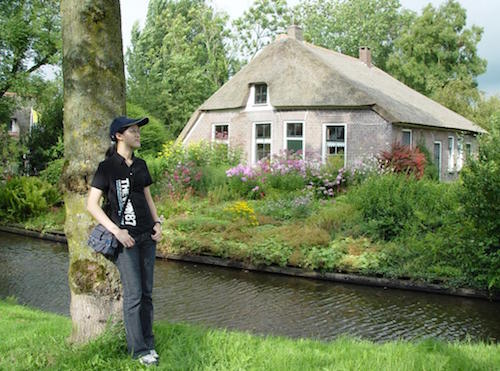
%> input picture GrabCut/outdoor_small.jpg, 500 x 371 px
$ octave --eval "gc_example;"   (GNU Octave 9; MATLAB toolbox functions it lacks are replaced by stand-ins)
%> lines starting %> are read from the running program, lines starting %| are printed output that depends on the picture
function gc_example()
% An example of how to segment a color image according to pixel colors.
% Fisrt stage identifies k distinct clusters in the color space of the
% image. Then the image is segmented according to these regions; each pixel
% is assigned to its cluster and the GraphCut poses smoothness constraint
% on this labeling.

close all

% read an image
im = im2double(imread('outdoor_small.jpg'));

sz = size(im);
%> sz = [371 500 3]

% try to segment the image into k different regions
k = 4;

% color space distance
distance = 'sqEuclidean';

% cluster the image colors into k regions
data = ToVector(im);
[idx, c] = kmeans(data, k, 'distance', distance,'maxiter',200);
%> c = [0.584 0.648 0.449; 0.832 0.84 0.793; 0.393 0.458 0.287; 0.178 0.224 0.127]

% calculate the data cost per cluster center
Dc = zeros([sz(1:2) k],'single');
for ci=1:k
    % use covariance matrix per cluster
    icv = inv(cov(data(idx==ci,:)));
    dif = data - repmat(c(ci,:), [size(data,1) 1]);
    % data cost is minus log likelihood of the pixel to belong to each
    % cluster according to its RGB value
    Dc(:,:,ci) = reshape(sum((dif*icv).*dif./2,2),sz(1:2));
end
%> this loop made 4 passes
%> icv on passes 1, 3, 4: [471.9 -218.1 -172.5; -218.1 290 73.59; -172.5 73.59 166.4], [526.6 -262.4 -183.9; -262.4 318.5 84.39; -183.9 84.39 233], [903.4 -507.9 -347.1; -507.9 433 99.81; -347.1 99.81 446.1]
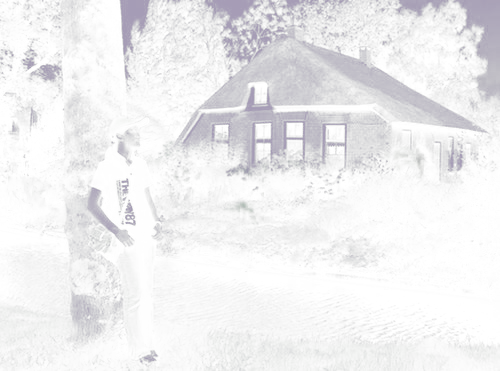
%> Dc: size 371x500x4 single; mean R, G, B, A 9.7, 17.6, 10, 17.5; transparent parts drawn white

% cut the graph

% smoothness term:
% constant part
Sc = ones(k) - eye(k);
% spatialy varying part
% [Hc Vc] = gradient(imfilter(rgb2gray(im),fspecial('gauss',[3 3]),'symmetric'));
[Hc Vc] = SpatialCues(im);

gch = GraphCut('open', Dc, 10*Sc, exp(-Vc*5), exp(-Hc*5));
% [11 lines not run here, left out]
function v = ToVector(im)
% takes MxNx3 picture and returns (MN)x3 vector
sz = size(im);
v = reshape(im, [prod(sz(1:2)) 3]);

%-----------------------------------------------%
function ih = PlotLabels(L)

L = single(L);

bL = imdilate( abs( imfilter(L, fspecial('log'), 'symmetric') ) > 0.1, strel('disk', 1));
LL = zeros(size(L),class(L));
LL(bL) = L(bL);
Am = zeros(size(L));
Am(bL) = .5;
ih = imagesc(LL);
set(ih, 'AlphaData', Am);
colorbar;
colormap 'jet';

%-----------------------------------------------%
function [hC vC] = SpatialCues(im)
g = fspecial('gauss', [13 13], sqrt(13));
dy = fspecial('sobel');
vf = conv2(g, dy, 'valid');
sz = size(im);

vC = zeros(sz(1:2));
hC = vC;

for b=1:size(im,3)
    vC = max(vC, abs(imfilter(im(:,:,b), vf, 'symmetric')));
    hC = max(hC, abs(imfilter(im(:,:,b), vf', 'symmetric')));
end
%> this loop made 3 passes
%> pass 1, in SpatialCues, `vC = max(vC, abs(imfilter(im(:,:,b), vf, 'symmetric')));`:
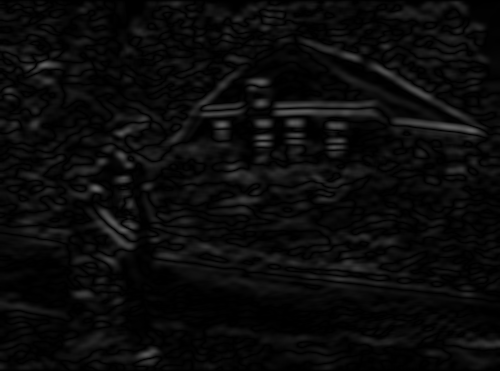
%> vC: size 371x500 double; min 5.2e-17, max 0.406, mean 0.0437
%> pass 1, in SpatialCues, `hC = max(hC, abs(imfilter(im(:,:,b), vf', 'symmetric')));`:
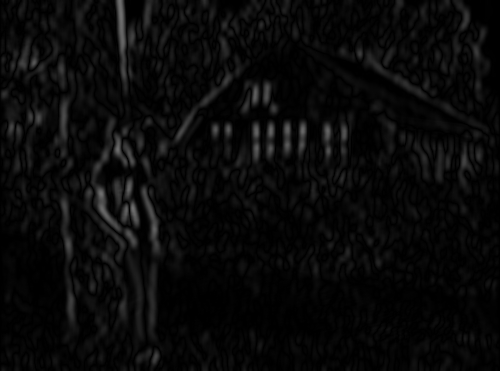
%> hC: size 371x500 double; min 1.04e-17, max 0.436, mean 0.0384
%> the run ends on the next line

$ run again, with GrabCut/caravan.jpg copied over GrabCut/outdoor_small.jpg
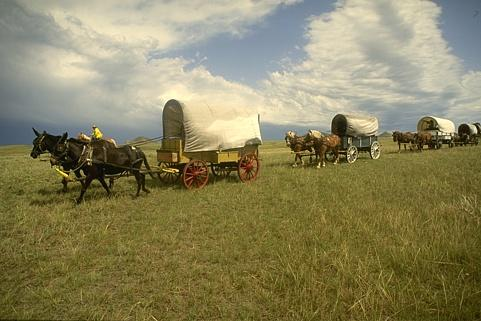
%> input picture GrabCut/caravan.jpg, 481 x 321 px
%> c = [0.579 0.605 0.589; 0.287 0.246 0.072; 0.819 0.797 0.698; 0.469 0.425 0.203]
%> the loop in gc_example, `for ci=1:k` made 4 passes
%> icv on pass 4: [2226.5 -2604.1 500.3; -2604.1 3654 -911; 500.3 -911 558.2]
%> after the loop in gc_example, `for ci=1:k`:
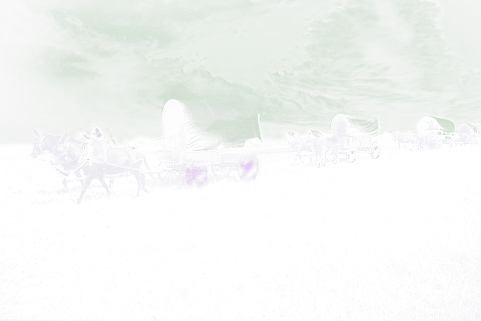
%> Dc: size 321x481x4 single; mean R, G, B, A 13.4, 39, 51.3, 15.4; transparent parts drawn white
%> the loop in SpatialCues, `for b=1:size(im,3)` made 3 passes
%> pass 1, in SpatialCues, `hC = max(hC, abs(imfilter(im(:,:,b), vf', 'symmetric')));`:
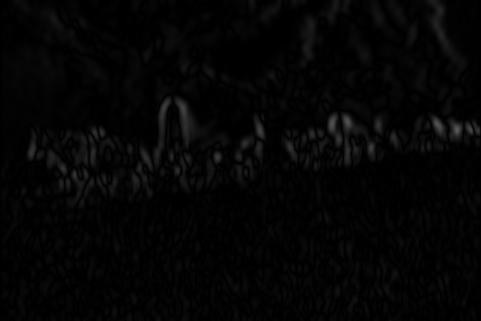
%> hC: size 321x481 double; min 8.67e-19, max 0.346, mean 0.0197

$ run again, with GrabCut/cat.jpg copied over GrabCut/outdoor_small.jpg
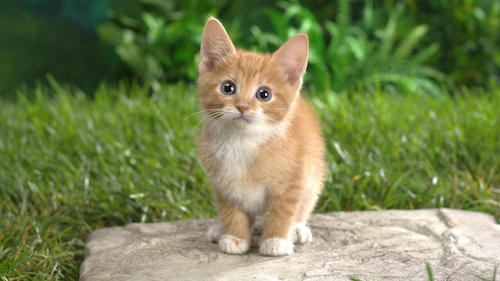
%> input picture GrabCut/cat.jpg, 500 x 281 px
%> c = [0.394 0.494 0.215; 0.889 0.831 0.755; 0.691 0.626 0.506; 0.183 0.291 0.113]
%> the loop in gc_example, `for ci=1:k` made 4 passes
%> icv on passes 1, 4: [445.8 -186.7 -194.7; -186.7 323.8 20; -194.7 20 288.2], [580.3 -363 -87.3; -363 408.2 -4.87; -87.3 -4.87 673.7]
%> after the loop in gc_example, `for ci=1:k`:
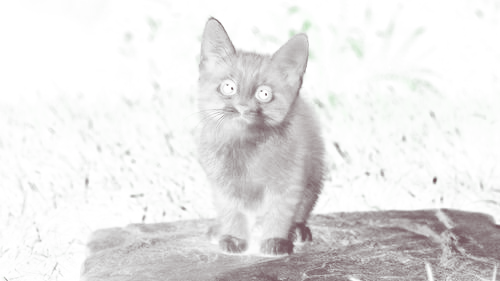
%> Dc: size 281x500x4 single; mean R, G, B, A 10.7, 74.6, 10.4, 42.9; transparent parts drawn white
%> the loop in SpatialCues, `for b=1:size(im,3)` made 3 passes
%> pass 1, in SpatialCues, `hC = max(hC, abs(imfilter(im(:,:,b), vf', 'symmetric')));`:
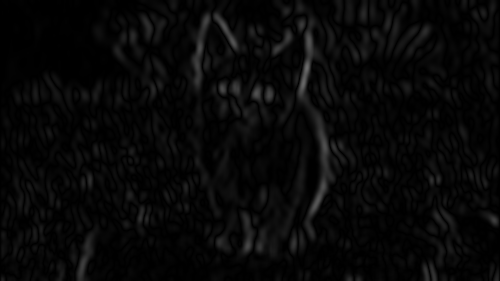
%> hC: size 281x500 double; min 5.09e-08, max 0.42, mean 0.0323
